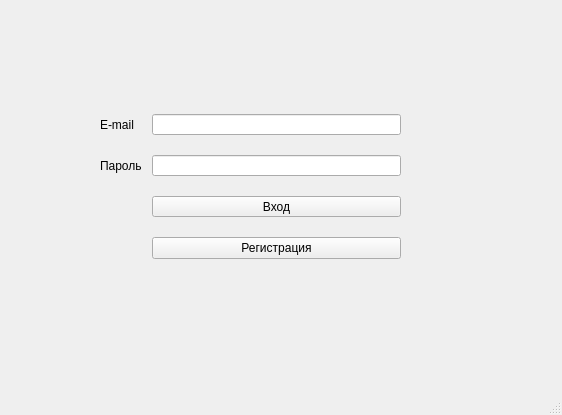
<?xml version="1.0" encoding="UTF-8"?>
<ui version="4.0">
 <class>MainWindow</class>
 <widget class="QMainWindow" name="MainWindow">
  <property name="geometry">
   <rect>
    <x>0</x>
    <y>0</y>
    <width>562</width>
    <height>415</height>
   </rect>
  </property>
  <property name="windowTitle">
   <string>MainWindow</string>
  </property>
  <widget class="QWidget" name="centralwidget">
   <widget class="QWidget" name="gridLayoutWidget">
    <property name="geometry">
     <rect>
      <x>80</x>
      <y>60</y>
      <width>341</width>
      <height>219</height>
     </rect>
    </property>
    <layout class="QGridLayout" name="gridLayout">
     <property name="leftMargin">
      <number>20</number>
     </property>
     <property name="topMargin">
      <number>20</number>
     </property>
     <property name="rightMargin">
      <number>20</number>
     </property>
     <property name="bottomMargin">
      <number>20</number>
     </property>
     <property name="horizontalSpacing">
      <number>10</number>
     </property>
     <property name="verticalSpacing">
      <number>20</number>
     </property>
     <item row="1" column="1">
      <widget class="QLineEdit" name="mail_login_input"/>
     </item>
     <item row="2" column="0">
      <widget class="QLabel" name="label_2">
       <property name="text">
        <string>Пароль</string>
       </property>
      </widget>
     </item>
     <item row="2" column="1">
      <widget class="QLineEdit" name="pw_login_input"/>
     </item>
     <item row="3" column="1">
      <widget class="QPushButton" name="signin_button">
       <property name="text">
        <string>Вход</string>
       </property>
      </widget>
     </item>
     <item row="1" column="0">
      <widget class="QLabel" name="label">
       <property name="text">
        <string>E-mail</string>
       </property>
      </widget>
     </item>
     <item row="4" column="1">
      <widget class="QPushButton" name="signup_button">
       <property name="text">
        <string>Регистрация</string>
       </property>
      </widget>
     </item>
     <item row="0" column="0" colspan="2">
      <widget class="QLabel" name="info">
       <property name="text">
        <string/>
       </property>
      </widget>
     </item>
    </layout>
   </widget>
  </widget>
  <widget class="QStatusBar" name="statusbar"/>
 </widget>
 <resources/>
 <connections/>
</ui>
